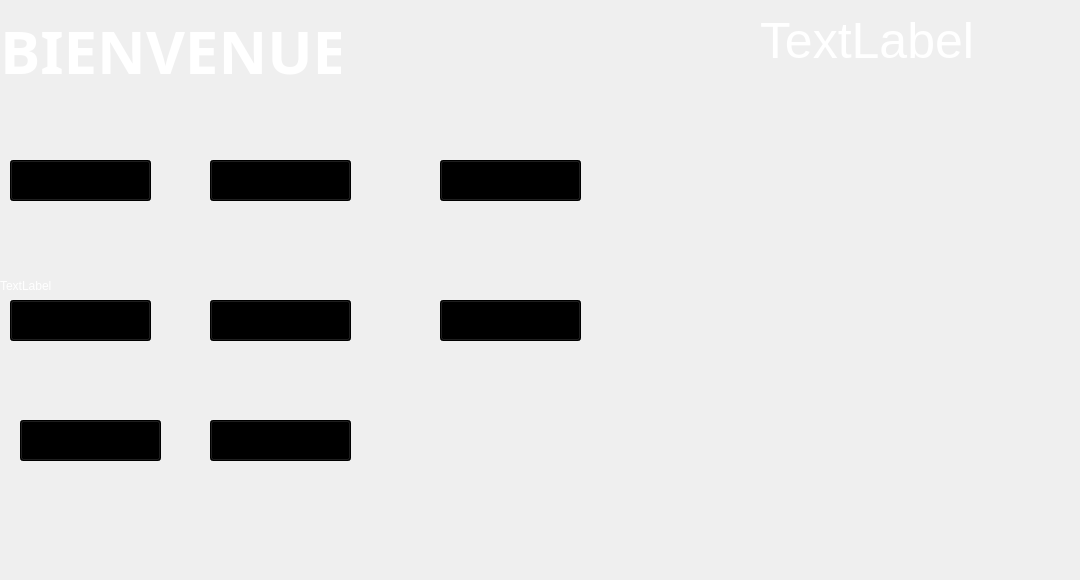
    <widget class="QWidget" name="page">
     <widget class="QLabel" name="label_5">
      <property name="geometry">
       <rect>
        <x>0</x>
        <y>10</y>
        <width>341</width>
        <height>81</height>
       </rect>
      </property>
      <property name="font">
       <font>
        <family>Castellar</family>
        <pointsize>-1</pointsize>
        <weight>75</weight>
        <italic>false</italic>
        <bold>true</bold>
       </font>
      </property>
      <property name="styleSheet">
       <string notr="true">*{
  font-familly:century gothic;
font-size:60px;
}
QLabel{
 color: white;
  background: transparent;
}</string>
      </property>
      <property name="text">
       <string>BIENVENUE</string>
      </property>
     </widget>
     <widget class="QLabel" name="label_62">
      <property name="geometry">
       <rect>
        <x>760</x>
        <y>0</y>
        <width>281</width>
        <height>81</height>
       </rect>
      </property>
      <property name="styleSheet">
       <string notr="true">*{
  font-familly:century gothic;
font-size:50px;
}
QLabel{
 color: white;
  background: transparent;
}</string>
      </property>
      <property name="text">
       <string>TextLabel</string>
      </property>
     </widget>
     <widget class="QLabel" name="label_pic">
      <property name="geometry">
       <rect>
        <x>0</x>
        <y>0</y>
        <width>1071</width>
        <height>571</height>
       </rect>
      </property>
      <property name="styleSheet">
       <string notr="true">QLabel{
 color: white;
  background: transparent;
}</string>
      </property>
      <property name="text">
       <string>TextLabel</string>
      </property>
     </widget>
     <widget class="QPushButton" name="btn_mission">
      <property name="geometry">
       <rect>
        <x>10</x>
        <y>160</y>
        <width>141</width>
        <height>41</height>
       </rect>
      </property>
      <property name="styleSheet">
       <string notr="true">QPushButton
{
 background:black;
border-radus:60px;
}
*{
  font-familly:century gothic;
font-size:25px;
}</string>
      </property>
      <property name="text">
       <string>Mission</string>
      </property>
      <property name="icon">
       <iconset resource="resource.qrc">
        <normaloff>:/img/img/icons8_kackstiftaufpapier_240px.png</normaloff>:/img/img/icons8_kackstiftaufpapier_240px.png</iconset>
      </property>
      <property name="iconSize">
       <size>
        <width>25</width>
        <height>25</height>
       </size>
      </property>
     </widget>
     <widget class="QPushButton" name="pushButton_52">
      <property name="geometry">
       <rect>
        <x>210</x>
        <y>160</y>
        <width>141</width>
        <height>41</height>
       </rect>
      </property>
      <property name="styleSheet">
       <string notr="true">QPushButton
{
 background:black;
border-radus:60px;
}
*{
  font-familly:century gothic;
font-size:25px;
}</string>
      </property>
      <property name="text">
       <string>Agent</string>
      </property>
     </widget>
     <widget class="QPushButton" name="btn_citoyen">
      <property name="geometry">
       <rect>
        <x>440</x>
        <y>160</y>
        <width>141</width>
        <height>41</height>
       </rect>
      </property>
      <property name="styleSheet">
       <string notr="true">QPushButton
{
 background:black;
border-radus:60px;
}
*{
  font-familly:century gothic;
font-size:25px;
}</string>
      </property>
      <property name="text">
       <string>Citoyen</string>
      </property>
      <property name="icon">
       <iconset resource="resource.qrc">
        <normaloff>:/img/img/icons8_conference_128px.png</normaloff>:/img/img/icons8_conference_128px.png</iconset>
      </property>
      <property name="iconSize">
       <size>
        <width>25</width>
        <height>25</height>
       </size>
      </property>
     </widget>
     <widget class="QPushButton" name="pushButton">
      <property name="geometry">
       <rect>
        <x>210</x>
        <y>300</y>
        <width>141</width>
        <height>41</height>
       </rect>
      </property>
      <property name="styleSheet">
       <string notr="true">QPushButton
{
 background:black;
border-radus:60px;
}
*{
  font-familly:century gothic;
font-size:25px;
}</string>
      </property>
      <property name="text">
       <string>Document</string>
      </property>
      <property name="icon">
       <iconset resource="resource.qrc">
        <normaloff>:/img/img/icons8_kackstiftaufpapier_240px.png</normaloff>:/img/img/icons8_kackstiftaufpapier_240px.png</iconset>
      </property>
     </widget>
     <widget class="QPushButton" name="pushButton_6">
      <property name="geometry">
       <rect>
        <x>10</x>
        <y>300</y>
        <width>141</width>
        <height>41</height>
       </rect>
      </property>
      <property name="styleSheet">
       <string notr="true">QPushButton
{
 background:black;
border-radus:60px;
}
*{
  font-familly:century gothic;
font-size:25px;
}</string>
      </property>
      <property name="text">
       <string>Detenue</string>
      </property>
     </widget>
     <widget class="QPushButton" name="pushButton_41">
      <property name="geometry">
       <rect>
        <x>440</x>
        <y>300</y>
        <width>141</width>
        <height>41</height>
       </rect>
      </property>
      <property name="styleSheet">
       <string notr="true">QPushButton
{
 background:black;
border-radus:60px;
}
*{
  font-familly:century gothic;
font-size:25px;
}</string>
      </property>
      <property name="text">
       <string>Cellule</string>
      </property>
     </widget>
     <widget class="QPushButton" name="pushButton_46">
      <property name="geometry">
       <rect>
        <x>20</x>
        <y>420</y>
        <width>141</width>
        <height>41</height>
       </rect>
      </property>
      <property name="styleSheet">
       <string notr="true">QPushButton
{
 background:black;
border-radus:60px;
}
*{
  font-familly:century gothic;
font-size:25px;
}</string>
      </property>
      <property name="text">
       <string>Budjet</string>
      </property>
     </widget>
     <widget class="QPushButton" name="pushButton_134">
      <property name="geometry">
       <rect>
        <x>210</x>
        <y>420</y>
        <width>141</width>
        <height>41</height>
       </rect>
      </property>
      <property name="styleSheet">
       <string notr="true">QPushButton
{
 background:black;
border-radus:60px;
}
*{
  font-familly:century gothic;
font-size:25px;
}</string>
      </property>
      <property name="text">
       <string>Equipement</string>
      </property>
     </widget>
     <zorder>label_pic</zorder>
     <zorder>label_5</zorder>
     <zorder>label_62</zorder>
     <zorder>btn_mission</zorder>
     <zorder>pushButton_52</zorder>
     <zorder>btn_citoyen</zorder>
     <zorder>pushButton</zorder>
     <zorder>pushButton_6</zorder>
     <zorder>pushButton_41</zorder>
     <zorder>pushButton_46</zorder>
     <zorder>pushButton_134</zorder>
    </widget>
